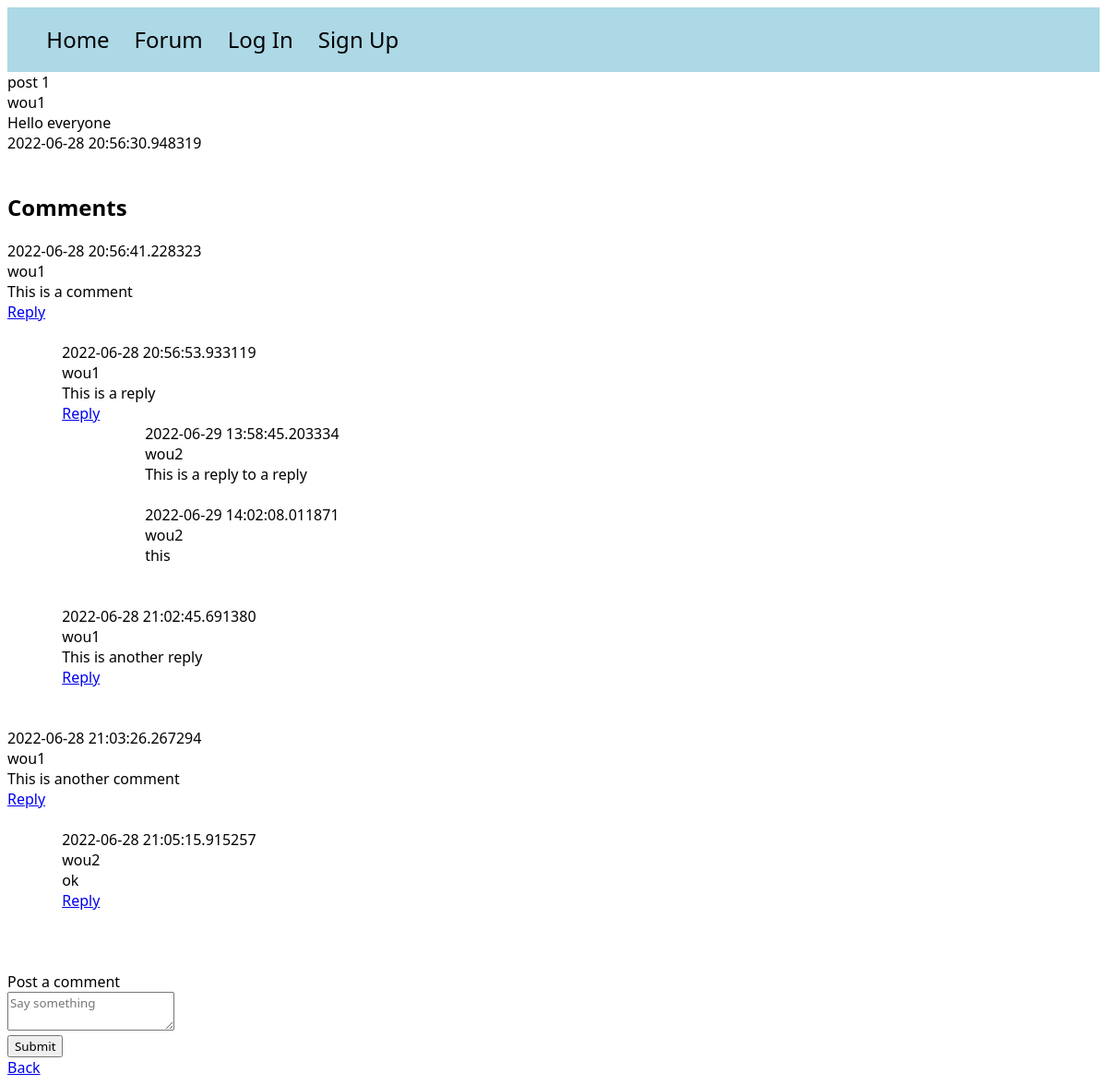
/posts/1, run on the app's committed database.
### models.py (models this page shows)
class Post(db.Model):
    id = db.Column(db.Integer, primary_key=True)
    title = db.Column(db.String(100))
    content = db.Column(db.Text)
    poster_id = db.Column(db.Integer, db.ForeignKey(User.id))
    date_posted = db.Column(db.DateTime, default=datetime.utcnow)
    slug = db.Column(db.String(256))
    comments = db.relationship('Comment', backref='commented_post')

class User(UserMixin, db.Model):
    id = db.Column(db.Integer, primary_key=True)
    email = db.Column(db.String(100), unique=True)
    password = db.Column(db.String(100))
    name = db.Column(db.String(1000))
    last_seen = db.Column(db.String(100))
    posts = db.relationship('Post', backref='poster')

class Comment(db.Model):
    id = db.Column(db.Integer, primary_key=True)
    author_id = db.Column(db.Integer, db.ForeignKey(User.id))
    author_name = db.relationship('User', backref='comment_poster')
    content = db.Column(db.Text)
    timestamp = db.Column(db.DateTime, default=datetime.utcnow)
    post_id = db.Column(db.Integer, db.ForeignKey(Post.id))
    replies = db.relationship('Reply', backref='replied_comment')

class Reply(db.Model):
    id = db.Column(db.Integer, primary_key=True)
    reply_author_id = db.Column(db.Integer, db.ForeignKey(User.id))
    reply_author_name = db.relationship('User', backref='reply_poster')
    content = db.Column(db.Text)
    timestamp = db.Column(db.DateTime, default=datetime.utcnow)
    comment_id = db.Column(db.Integer, db.ForeignKey(Comment.id))
    post_id = db.Column(db.Integer, db.ForeignKey(Post.id))
    replies = db.relationship('ReplyThread', backref='replied_thread')

class ReplyThread(db.Model):
    id = db.Column(db.Integer, primary_key=True)
    author_id = db.Column(db.Integer, db.ForeignKey(User.id))
    author_name = db.relationship('User', backref='reply_thread_poster')
    content = db.Column(db.Text)
    timestamp = db.Column(db.DateTime, default=datetime.utcnow)
    reply_id = db.Column(db.Integer, db.ForeignKey(Reply.id))
    parent_id = db.Column(db.Integer, db.ForeignKey('reply_thread.id'))
    children = db.relationship('ReplyThread', backref='parent', remote_side=[id])
    post_id = db.Column(db.Integer, db.ForeignKey(Post.id))

### app.py (the view)
@app.route('/posts/<int:id>')
def post(id):
    post = Post.query.get_or_404(id)
    comments = Comment.query.order_by(Comment.timestamp)
    replies = Reply.query.order_by(Reply.timestamp)
    reply_threads = ReplyThread.query.order_by(ReplyThread.timestamp)
    specific_comments = [comment for comment in comments if comment.post_id == id]
    return render_template("post.html", post=post, comments=specific_comments, replies=replies, reply_threads=reply_threads)

### templates/post.html (shortened to what this page needs)
<!DOCTYPE html>
<html lang="en">
<head>
</head>
<link rel="stylesheet" href="/static/style.css">
<body>
<div id="navbar">
    <ul>
        <a href="{{ url_for('home') }}"><li>Home</li></a>
        <a href="{{ url_for('posts') }}"><li>Forum</li></a>
         {% if not current_user.is_authenticated %}
        <a href="{{ url_for('auth.login') }}"><li>Log In</li></a> <a href="{{ url_for('auth.signup') }}"><li>Sign Up</li></a>
        {% endif %}
    </ul>
</div>
{{ post.title }}<br>
{{ post.poster.name }}<br>
{{ post.content }}<br>
{{ post.date_posted }}<br><br>
<div id="comment-container">
    <h2>Comments</h2>
    {% for comment in comments %}
        {{ comment.timestamp }} <br>
        {{ comment.author_name.name }} <br>
        {{ comment.content }} <br>
        <a href="{{ url_for('reply_comment', id=comment.id) }}">Reply</a>
        <br> <br>
        <div id="comment-reply-container">
        {% for reply in replies %}
            {% if reply.comment_id == comment.id %}
                {{ reply.timestamp }} <br>
                {{ reply.reply_author_name.name }} <br>
                {{ reply.content }} <br>
                <a href="{{ url_for('reply_thread', id=reply.id) }}">Reply</a> <br>
                <div id="reply-thread-container">
                    {% for reply_thread in reply_threads %}
                    {% if reply_thread.reply_id == reply.id %}
                        {{ reply_thread.timestamp }} <br>
                        {{ reply_thread.author_name.name }} <br>
                        {{ reply_thread.content }} <br><br>
                    {% endif %}
                {% endfor %}
                </div>
                <br>
            {% endif %}
        {% endfor %} <br>
        </div>
    {% endfor %}
</div>
<br>
<div id="add-comment-container">
    <form class="comment-form" action="{{ url_for('post_comment', id=post.id) }}" method="post">
        <label for="comment-content">Post a comment</label>
        <div class="field">
            <textarea id="comment-content" name="comment_body" placeholder="Say something"></textarea>
        </div>
        <input type="submit">
    </form>
</div>
<a href="{{ url_for('posts') }}">Back</a>
</body>
</html>

### static/style.css (style rules this page uses)
* { font-family: Segoe UI; }
#navbar { background-color: lightblue; padding: 0.2%; }
li { font-size: 1.5em; text-decoration: none; color: black; display: inline-block; padding-right: 2%; }
#comment-reply-container { margin-left: 5%; }
#reply-thread-container { margin-left: 8%; }

### data on the page
Post: title "post 1", content "Hello everyone", date_posted "2022-06-28 20:56:30.948319"
User: poster.name "wou1"
Comment: timestamp "2022-06-28 20:56:41.228323", author_name.name "wou1", content "This is a comment"
Reply: timestamp "2022-06-28 20:56:53.933119", reply_author_name.name "wou1", content "This is a reply"
ReplyThread: timestamp "2022-06-29 13:58:45.203334", author_name.name "wou2", content "This is a reply to a reply"
ReplyThread: timestamp "2022-06-29 14:02:08.011871", author_name.name "wou2", content "this"
Reply: timestamp "2022-06-28 21:02:45.691380", reply_author_name.name "wou1", content "This is another reply"
Comment: timestamp "2022-06-28 21:03:26.267294", author_name.name "wou1", content "This is another comment"
Reply: timestamp "2022-06-28 21:05:15.915257", reply_author_name.name "wou2", content "ok"
